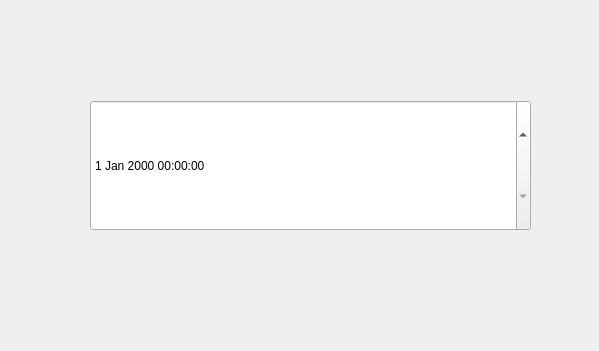
<?xml version="1.0" encoding="UTF-8"?>
<ui version="4.0">
 <class>Form2</class>
 <widget class="QWidget" name="Form2">
  <property name="geometry">
   <rect>
    <x>0</x>
    <y>0</y>
    <width>599</width>
    <height>351</height>
   </rect>
  </property>
  <property name="windowTitle">
   <string>Form</string>
  </property>
  <widget class="QDateTimeEdit" name="dateTimeEdit">
   <property name="geometry">
    <rect>
     <x>90</x>
     <y>100</y>
     <width>441</width>
     <height>131</height>
    </rect>
   </property>
  </widget>
 </widget>
 <resources/>
 <connections/>
</ui>
